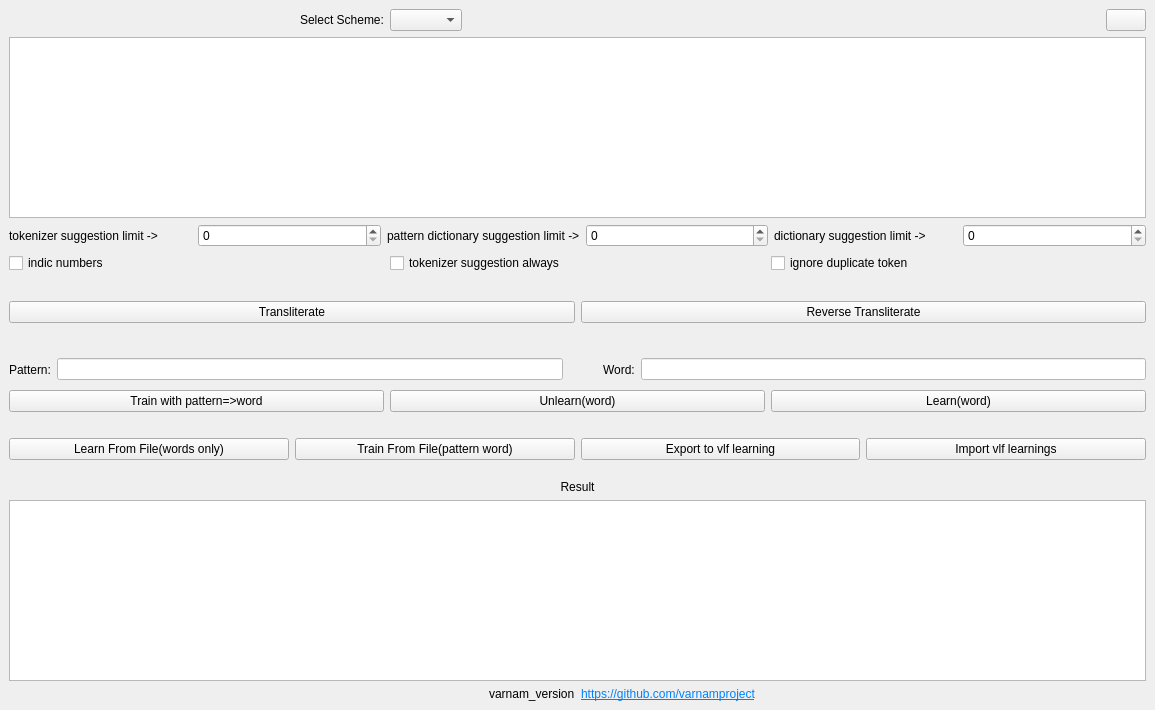
<?xml version="1.0" encoding="UTF-8"?>
<ui version="4.0">
 <class>MainWindow</class>
 <widget class="QMainWindow" name="MainWindow">
  <property name="windowModality">
   <enum>Qt::NonModal</enum>
  </property>
  <property name="geometry">
   <rect>
    <x>0</x>
    <y>0</y>
    <width>1155</width>
    <height>710</height>
   </rect>
  </property>
  <property name="focusPolicy">
   <enum>Qt::StrongFocus</enum>
  </property>
  <property name="windowTitle">
   <string>varnam-tools</string>
  </property>
  <property name="windowIcon">
   <iconset theme="accessories-text-editor"/>
  </property>
  <property name="styleSheet">
   <string notr="true"/>
  </property>
  <property name="dockNestingEnabled">
   <bool>false</bool>
  </property>
  <property name="dockOptions">
   <set>QMainWindow::AllowTabbedDocks|QMainWindow::AnimatedDocks</set>
  </property>
  <widget class="QWidget" name="centralwidget">
   <property name="styleSheet">
    <string notr="true"/>
   </property>
   <layout class="QVBoxLayout" name="verticalLayout">
    <item>
     <layout class="QHBoxLayout" name="horizontalLayout">
      <item alignment="Qt::AlignRight">
       <widget class="QLabel" name="label">
        <property name="text">
         <string>Select Scheme:</string>
        </property>
       </widget>
      </item>
      <item alignment="Qt::AlignLeft">
       <widget class="QComboBox" name="vstSelector">
        <property name="minimumSize">
         <size>
          <width>0</width>
          <height>0</height>
         </size>
        </property>
        <property name="frame">
         <bool>true</bool>
        </property>
       </widget>
      </item>
      <item alignment="Qt::AlignRight">
       <widget class="QPushButton" name="info">
        <property name="text">
         <string/>
        </property>
        <property name="icon">
         <iconset theme="dialog-information"/>
        </property>
       </widget>
      </item>
     </layout>
    </item>
    <item>
     <widget class="QTextEdit" name="inputtextEdit">
      <property name="sizePolicy">
       <sizepolicy hsizetype="Expanding" vsizetype="Preferred">
        <horstretch>0</horstretch>
        <verstretch>0</verstretch>
       </sizepolicy>
      </property>
      <property name="minimumSize">
       <size>
        <width>0</width>
        <height>0</height>
       </size>
      </property>
      <property name="styleSheet">
       <string notr="true"/>
      </property>
      <property name="html">
       <string>&lt;!DOCTYPE HTML PUBLIC &quot;-//W3C//DTD HTML 4.0//EN&quot; &quot;http://www.w3.org/TR/REC-html40/strict.dtd&quot;&gt;
&lt;html&gt;&lt;head&gt;&lt;meta name=&quot;qrichtext&quot; content=&quot;1&quot; /&gt;&lt;meta charset=&quot;utf-8&quot; /&gt;&lt;style type=&quot;text/css&quot;&gt;
p, li { white-space: pre-wrap; }
hr { height: 1px; border-width: 0; }
li.unchecked::marker { content: &quot;\2610&quot;; }
li.checked::marker { content: &quot;\2612&quot;; }
&lt;/style&gt;&lt;/head&gt;&lt;body style=&quot; font-family:'Eczar'; font-size:10.5pt; font-weight:400; font-style:normal;&quot;&gt;
&lt;p style=&quot;-qt-paragraph-type:empty; margin-top:0px; margin-bottom:0px; margin-left:0px; margin-right:0px; -qt-block-indent:0; text-indent:0px; font-family:'Arya'; font-size:11pt;&quot;&gt;&lt;br /&gt;&lt;/p&gt;&lt;/body&gt;&lt;/html&gt;</string>
      </property>
      <property name="acceptRichText">
       <bool>false</bool>
      </property>
      <property name="placeholderText">
       <string/>
      </property>
     </widget>
    </item>
    <item>
     <layout class="QGridLayout" name="gridLayout">
      <property name="sizeConstraint">
       <enum>QLayout::SetDefaultConstraint</enum>
      </property>
      <item row="0" column="0">
       <widget class="QLabel" name="label_3">
        <property name="text">
         <string>tokenizer suggestion limit -&gt;</string>
        </property>
       </widget>
      </item>
      <item row="0" column="6">
       <widget class="QSpinBox" name="dictSuggestionsSpinBox"/>
      </item>
      <item row="0" column="4">
       <widget class="QLabel" name="label_4">
        <property name="text">
         <string>dictionary suggestion limit -&gt;</string>
        </property>
       </widget>
      </item>
      <item row="0" column="1">
       <widget class="QSpinBox" name="tokenizerSuggestionsSpinBox"/>
      </item>
      <item row="0" column="2">
       <widget class="QLabel" name="label_5">
        <property name="text">
         <string>pattern dictionary suggestion limit -&gt;</string>
        </property>
       </widget>
      </item>
      <item row="0" column="3">
       <widget class="QSpinBox" name="patternDictSuggestionsSpinBox"/>
      </item>
     </layout>
    </item>
    <item>
     <layout class="QHBoxLayout" name="horizontalLayout_3">
      <item>
       <widget class="QCheckBox" name="indicNumberCheckBox">
        <property name="enabled">
         <bool>true</bool>
        </property>
        <property name="text">
         <string>indic numbers</string>
        </property>
        <property name="checkable">
         <bool>true</bool>
        </property>
        <property name="checked">
         <bool>false</bool>
        </property>
       </widget>
      </item>
      <item>
       <widget class="QCheckBox" name="tokenizerSuggestionsAlwaysCheckBox">
        <property name="text">
         <string>tokenizer suggestion always</string>
        </property>
       </widget>
      </item>
      <item>
       <widget class="QCheckBox" name="ignoreDuplicateTokenCheckBox">
        <property name="text">
         <string>ignore duplicate token</string>
        </property>
       </widget>
      </item>
     </layout>
    </item>
    <item>
     <spacer name="horizontalSpacer_4">
      <property name="orientation">
       <enum>Qt::Horizontal</enum>
      </property>
      <property name="sizeHint" stdset="0">
       <size>
        <width>40</width>
        <height>22</height>
       </size>
      </property>
     </spacer>
    </item>
    <item>
     <layout class="QHBoxLayout" name="translit_buttons">
      <item>
       <widget class="QPushButton" name="transliterateButton">
        <property name="text">
         <string>Transliterate</string>
        </property>
       </widget>
      </item>
      <item>
       <widget class="QPushButton" name="reverseTransliterateButton">
        <property name="text">
         <string>Reverse Transliterate</string>
        </property>
       </widget>
      </item>
     </layout>
    </item>
    <item>
     <spacer name="horizontalSpacer_2">
      <property name="orientation">
       <enum>Qt::Horizontal</enum>
      </property>
      <property name="sizeHint" stdset="0">
       <size>
        <width>40</width>
        <height>26</height>
       </size>
      </property>
     </spacer>
    </item>
    <item>
     <layout class="QGridLayout" name="gridLayout_2">
      <item row="0" column="1">
       <widget class="QLineEdit" name="patternLineEdit">
        <property name="styleSheet">
         <string notr="true">background-color: white;</string>
        </property>
       </widget>
      </item>
      <item row="0" column="3">
       <widget class="QLabel" name="wordLabel">
        <property name="text">
         <string>Word:</string>
        </property>
       </widget>
      </item>
      <item row="0" column="4">
       <widget class="QLineEdit" name="wordLineEdit">
        <property name="styleSheet">
         <string notr="true">background-color: white;</string>
        </property>
       </widget>
      </item>
      <item row="0" column="0">
       <widget class="QLabel" name="patternLabel">
        <property name="text">
         <string>Pattern:</string>
        </property>
       </widget>
      </item>
      <item row="0" column="2">
       <spacer name="verticalSpacer">
        <property name="orientation">
         <enum>Qt::Vertical</enum>
        </property>
        <property name="sizeHint" stdset="0">
         <size>
          <width>34</width>
          <height>40</height>
         </size>
        </property>
       </spacer>
      </item>
     </layout>
    </item>
    <item>
     <layout class="QHBoxLayout" name="itrainingwordinput"/>
    </item>
    <item>
     <layout class="QHBoxLayout" name="trainingbuttons">
      <item>
       <widget class="QPushButton" name="trainButton">
        <property name="text">
         <string>Train with pattern=&gt;word</string>
        </property>
       </widget>
      </item>
      <item>
       <widget class="QPushButton" name="unlearnButton">
        <property name="text">
         <string>Unlearn(word)</string>
        </property>
       </widget>
      </item>
      <item>
       <widget class="QPushButton" name="learnButton">
        <property name="text">
         <string>Learn(word)</string>
        </property>
       </widget>
      </item>
     </layout>
    </item>
    <item>
     <spacer name="horizontalSpacer_3">
      <property name="orientation">
       <enum>Qt::Horizontal</enum>
      </property>
      <property name="sizeHint" stdset="0">
       <size>
        <width>40</width>
        <height>20</height>
       </size>
      </property>
     </spacer>
    </item>
    <item>
     <layout class="QHBoxLayout" name="filebuttons">
      <item>
       <widget class="QPushButton" name="learnFromFileButton">
        <property name="text">
         <string>Learn From File(words only)</string>
        </property>
       </widget>
      </item>
      <item>
       <widget class="QPushButton" name="trainFromFileButton">
        <property name="text">
         <string>Train From File(pattern word)</string>
        </property>
       </widget>
      </item>
      <item>
       <widget class="QPushButton" name="exportButton">
        <property name="text">
         <string>Export to vlf learning</string>
        </property>
       </widget>
      </item>
      <item>
       <widget class="QPushButton" name="importButton">
        <property name="text">
         <string>Import vlf learnings</string>
        </property>
       </widget>
      </item>
     </layout>
    </item>
    <item>
     <spacer name="horizontalSpacer">
      <property name="orientation">
       <enum>Qt::Horizontal</enum>
      </property>
      <property name="sizeHint" stdset="0">
       <size>
        <width>40</width>
        <height>14</height>
       </size>
      </property>
     </spacer>
    </item>
    <item>
     <widget class="QLabel" name="debugLabel">
      <property name="text">
       <string>Result</string>
      </property>
      <property name="scaledContents">
       <bool>false</bool>
      </property>
      <property name="alignment">
       <set>Qt::AlignCenter</set>
      </property>
     </widget>
    </item>
    <item>
     <widget class="QTextEdit" name="resultTextEdit">
      <property name="minimumSize">
       <size>
        <width>0</width>
        <height>0</height>
       </size>
      </property>
     </widget>
    </item>
    <item>
     <layout class="QHBoxLayout" name="horizontalLayout_2">
      <item alignment="Qt::AlignRight">
       <widget class="QLabel" name="version">
        <property name="text">
         <string>varnam_version</string>
        </property>
       </widget>
      </item>
      <item>
       <widget class="QLabel" name="label_2">
        <property name="text">
         <string>&lt;html&gt;&lt;head/&gt;&lt;body&gt;&lt;p&gt;&lt;a href=&quot;https://github.com/varnamproject&quot;&gt;&lt;span style=&quot; text-decoration: underline; color:#0082fa;&quot;&gt;https://github.com/varnamproject&lt;/span&gt;&lt;/a&gt;&lt;/p&gt;&lt;/body&gt;&lt;/html&gt;</string>
        </property>
        <property name="textFormat">
         <enum>Qt::RichText</enum>
        </property>
        <property name="openExternalLinks">
         <bool>true</bool>
        </property>
       </widget>
      </item>
     </layout>
    </item>
   </layout>
  </widget>
 </widget>
 <resources/>
 <connections/>
</ui>
